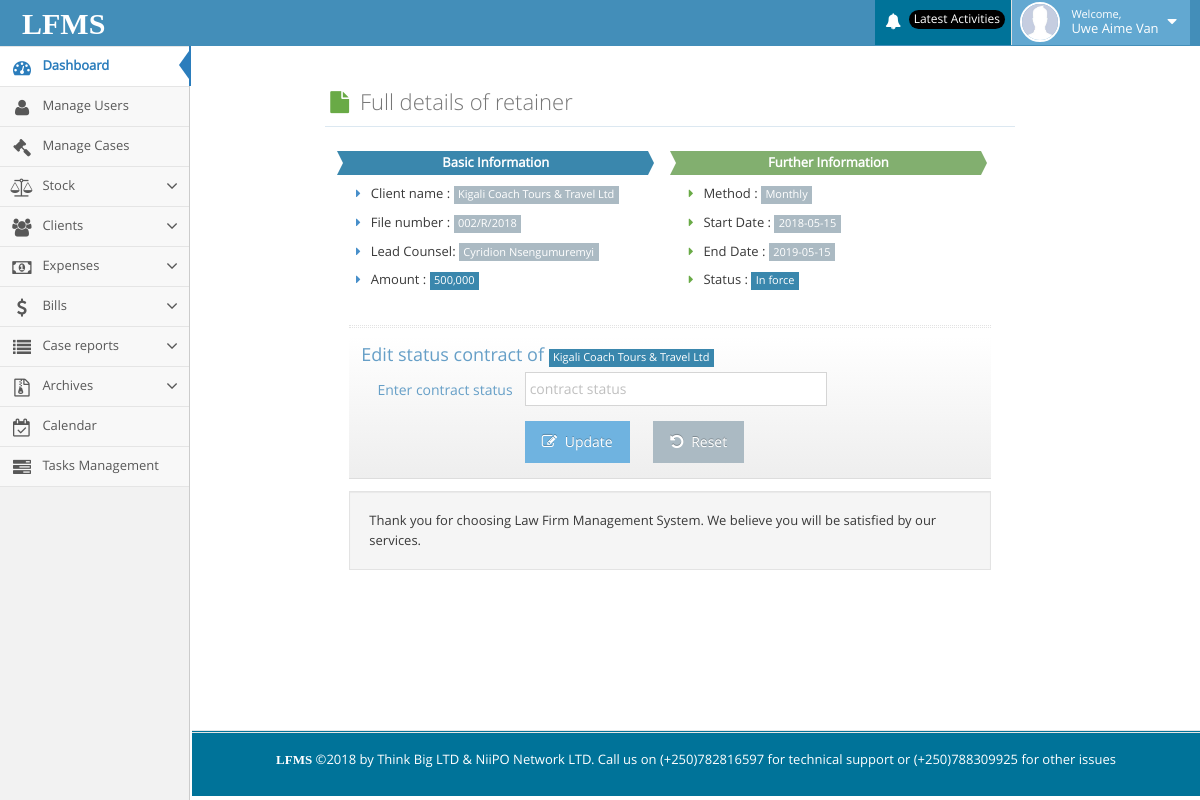
/lfms/edit_retainer.php?id=2 (signed in), run on the app's committed database.
### tables this page shows
CREATE TABLE IF NOT EXISTS `permission` (
  `id` int(11) NOT NULL AUTO_INCREMENT,
  `user_id` varchar(100) NOT NULL,
  `permissions` varchar(200) NOT NULL,
  PRIMARY KEY (`id`)
);

CREATE TABLE IF NOT EXISTS `retainers` (
  `id` int(11) NOT NULL AUTO_INCREMENT,
  `name` varchar(200) NOT NULL,
  `file_number` varchar(200) NOT NULL,
  `amount` varchar(200) NOT NULL,
  `method` varchar(200) NOT NULL,
  `start_date` date NOT NULL,
  `end_date` date NOT NULL,
  `lead` varchar(250) NOT NULL,
  `status` varchar(200) NOT NULL,
  PRIMARY KEY (`id`)
);

### lfms/edit_retainer.php (the view, shortened to what the rows shown need)
<?php include("include/header.php");?>
<?php
 if (isset($_GET['id'])) {
    $id = mysqli_real_escape_string($db,$_GET['id']);
}
?>
<div class="container" style="margin-right: 50px;width: 80%;">
<div class="page-content">
<div class="col-xs-12 col-sm-12 col-md-12">
<div class="main-content">
<div class="main-content-inner">
    <div class="page-content">
        <div class="row">
            <div class="col-xs-12">
                <div class="row">
                    <div class="col-sm-10 col-sm-offset-1">
                        <div class="widget-box transparent">
                            <div class="widget-body">
                                <div class="widget-main padding-24">
                                    <div class="row">
                                        <?php
                                            $select = "SELECT * FROM retainers WHERE id = '".$id."'";
                                            $result = mysqli_query($db, $select);
                                            while ($row = mysqli_fetch_array($result)) {
                                                $name = $row['name'];
                                                $file_number = $row['file_number'];
                                                $amount = $row['amount'];
                                                $method = $row['method'];
                                                $start_date = $row['start_date'];
                                                $end_date = $row['end_date'];
                                                $lead = $row['lead'];
                                                $status = $row['status'];
                                            }
                                        ?>
                                        <div class="col-sm-6">
                                            <div>
                                                <ul class="list-unstyled spaced">
                                                    <li>
                                                        <i class="ace-icon fa fa-caret-right blue"></i>
                                                        Client name :
                                                        <span class='label label-sm label-secondary'>
                                                            <?php echo $name;?>
                                                        </span>
                                                    </li>
                                                    <li>
                                                        <i class="ace-icon fa fa-caret-right blue"></i>
                                                        File number :
                                                        <span class='label label-sm label-secondary'>
                                                            <?php echo $file_number;?>
                                                        </span>
                                                    </li>
                                                    <li>
                                                        <i class="ace-icon fa fa-caret-right blue"></i>
                                                        Lead Counsel:
                                                        <span class='label label-sm label-secondary'>
                                                            <?php echo $lead;?>
                                                        </span>
                                                    </li>
                                                    <li>
                                                        <i class="ace-icon fa fa-caret-right blue"></i>
                                                        Amount :
                                                        <span class='label label-sm label-info'>
                                                            <?php echo $amount;?>
                                                        </span>
                                                    </li>
                                                </ul>
                                            </div>
                                        </div>
                                        <div class="col-sm-6">
                                            <div>
                                                <ul class="list-unstyled  spaced">
                                                    <li>
                                                        <i class="ace-icon fa fa-caret-right green"></i>
                                                        Method :
                                                        <span class='label label-sm label-secondary'>
                                                            <?php echo $method;?>
                                                        </span>
                                                    </li>
                                                    <li>
                                                        <i class="ace-icon fa fa-caret-right green"></i>
                                                        Start Date :
                                                        <span class='label label-sm label-secondary'>
                                                            <?php echo $start_date;?>
                                                        </span>
                                                    </li>
                                                    <li>
                                                        <i class="ace-icon fa fa-caret-right green"></i>
                                                        End Date :
                                                        <span class='label label-sm label-secondary'>
                                                            <?php echo $end_date;?>
                                                        </span>
                                                    </li>
                                                    <li>
                                                        <i class="ace-icon fa fa-caret-right green"></i>
                                                        Status :
                                                        <span class='label label-sm label-info'>
                                                            <?php echo $status;?>
                                                        </span>
                                                    </li>
                                                </ul>
                                            </div>
                                        </div>
                                    </div>
                                    <div class="widget-header"  style="background-color:  #ff9999;">
                                    <h4 class="widget-title">Edit status contract of
                                        <span class='label label-sm label-info'><?php echo $name;?></span>
                                        </h4>
                                </div>
                                </div>
                            </div>
                        </div>
                    </div>
                </div>
            </div>
        </div>
    </div>
</div>
</div>
</div>
</div>
</div>

### lfms/include/header.php (shortened to what the rows shown need)
<?php include("include/connection.php"); ?>
<!DOCTYPE html>
<html lang="en">
<head>
    <link rel="stylesheet" href="assets/css/bootstrap.min.css"/>
    <link rel="stylesheet" href="assets/font-awesome/4.5.0/css/font-awesome.min.css"/>
    <link rel="stylesheet" href="assets/css/ace.min.css" class="ace-maican-stylesheet" id="main-ace-style"/>
    <link rel="stylesheet" href="assets/css/ace-skins.min.css"/>
    <link rel="stylesheet" href="assets/css/ace-rtl.min.css"/>
</head>
<body class="no-skin">
                <?php
                if (isset($_SESSION['user_id'])) {
                    $user_id = $_SESSION['user_id'];
                    ?>
                <?php } ?>
<div class="main-container ace-save-state" id="main-container">
    <div id="sidebar" class="sidebar responsive ace-save-state">
        <ul class="nav nav-list">
            <?php
            $select_all_permission = "SELECT * FROM permission WHERE `user_id` = '" . $user_id . "'";
            $result_all_permission = mysqli_query($db, $select_all_permission);
            while ($row_all = mysqli_fetch_array($result_all_permission)) {
                $permission_all = $row_all['permissions'];
                if ($permission_all == 2) {
                    ?>
                    <li class="">
                        <a href="super_lawyer_page.php">
                            <i class="menu-icon fa fa-user"></i>
                            <span class="menu-text"> Manage Users </span>
                        </a>
                    </li>
                <?php } elseif ($permission_all == 3) {
                    ?>
                    <li class="">
                        <a href="my_case.php">
                            <i class="menu-icon fa fa-legal"></i>
                            <span class="menu-text"> Manage Cases </span>
                        </a>
                    </li>
                <?php } elseif ($permission_all == 5) {
                    ?>
                    <li class="">
                        <a href="#" class="dropdown-toggle">
                            <i class="menu-icon fa fa-group"></i>
                            <span class="menu-text"> Clients </span>
                            <b class="arrow fa fa-angle-down"></b>
                        </a>
                    </li>
                    <?php
                } elseif ($permission_all == 4) {
                    ?>
                    <li class="">
                        <a href="#" class="dropdown-toggle">
                            <i class="menu-icon fa fa-balance-scale"></i>
                            <span class="menu-text"> Stock</span>
                            <b class="arrow fa fa-angle-down"></b>
                        </a>
                    </li>
                    <?php
                } elseif ($permission_all == 6) {
                    ?>
                    <li class="">
                        <a href="#" class="dropdown-toggle">
                            <i class="menu-icon fa fa-money"></i>
                            <span class="menu-text"> Expenses</span>
                            <b class="arrow fa fa-angle-down"></b>
                        </a>
                    </li>
                    <?php
                } elseif ($permission_all == 7) {
                    ?>
                    <li class="">
                        <a href="#" class="dropdown-toggle">
                            <i class="menu-icon fa fa-dollar"></i>
                            <span class="menu-text"> Bills </span>
                            <b class="arrow fa fa-angle-down"></b>
                        </a>
                    </li>
                    <?php
                } elseif ($permission_all == 8) {
                    ?>
                    <li class="">
                        <a href="#" class="dropdown-toggle">
                            <i class="menu-icon fa fa-list"></i>
                            <span class="menu-text"> Case reports </span>
                            <b class="arrow fa fa-angle-down"></b>
                        </a>
                    </li>
                    <li class="">
                        <a href="#" class="dropdown-toggle">
                            <i class="menu-icon fa fa-file-archive-o"></i>
                            <span class="menu-text"> Archives </span>
                            <b class="arrow fa fa-angle-down"></b>
                        </a>
                    </li>
                <?php } elseif ($permission_all == 9) {
                    ?>
                    <li class="">
                        <a href="calendar.php">
                            <i class="menu-icon fa fa-calendar-check-o"></i>
                            <span class="menu-text"> Calendar </span>
                        </a>
                    </li>
                <?php } elseif ($permission_all == 10) {
                    ?>
                    <li class="">
                        <a href="tasks.php">
                            <i class="menu-icon fa fa-tasks"></i>
                            <span class="menu-text"> Tasks Management </span>
                        </a>
                    </li>
                <?php }
            } ?>
        </ul>
    </div>
</div>
</body>
</html>

### data on the page
permission: permissions "2" (drawn)
permission: permissions "3" (drawn)
permission: permissions "4" (drawn)
permission: permissions "5" (drawn)
permission: permissions "6" (drawn)
permission: permissions "7" (drawn)
permission: permissions "8" (drawn)
permission: permissions "9" (drawn)
permission: permissions "10" (drawn)
retainers: name "Kigali Coach Tours & Travel Ltd", file_number "002/R/2018", lead "Cyridion Nsengumuremyi", amount "500,000", method "Monthly", start_date "2018-05-15", end_date "2019-05-15", status "In force"

### other printed values
$username "Uwe Aime Van"
